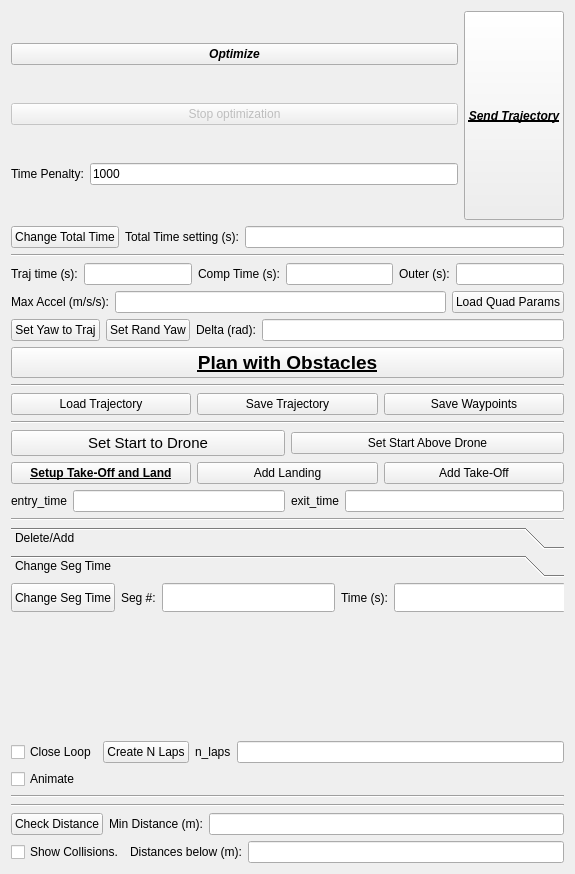
<?xml version="1.0" encoding="UTF-8"?>
<ui version="4.0">
 <class>Minsnap</class>
 <widget class="QWidget" name="Minsnap">
  <property name="geometry">
   <rect>
    <x>0</x>
    <y>0</y>
    <width>575</width>
    <height>874</height>
   </rect>
  </property>
  <property name="minimumSize">
   <size>
    <width>100</width>
    <height>100</height>
   </size>
  </property>
  <property name="windowTitle">
   <string>Form</string>
  </property>
  <layout class="QGridLayout" name="gridLayout">
   <item row="0" column="0">
    <layout class="QVBoxLayout" name="verticalLayout">
     <item>
      <layout class="QHBoxLayout" name="horizontalLayout_5">
       <item>
        <layout class="QVBoxLayout" name="verticalLayout_4">
         <item>
          <widget class="QPushButton" name="optimize_button">
           <property name="font">
            <font>
             <weight>75</weight>
             <italic>true</italic>
             <bold>true</bold>
            </font>
           </property>
           <property name="text">
            <string>Optimize</string>
           </property>
          </widget>
         </item>
         <item>
          <widget class="QPushButton" name="stop_optimize_button">
           <property name="enabled">
            <bool>false</bool>
           </property>
           <property name="text">
            <string>Stop optimization</string>
           </property>
          </widget>
         </item>
         <item>
          <layout class="QHBoxLayout" name="horizontalLayout_4">
           <item>
            <widget class="QLabel" name="label">
             <property name="text">
              <string>Time Penalty:</string>
             </property>
            </widget>
           </item>
           <item>
            <widget class="QLineEdit" name="time_penalty_line_edit">
             <property name="inputMask">
              <string/>
             </property>
             <property name="text">
              <string>1000</string>
             </property>
            </widget>
           </item>
          </layout>
         </item>
        </layout>
       </item>
       <item>
        <widget class="QPushButton" name="send_trajectory_button">
         <property name="sizePolicy">
          <sizepolicy hsizetype="Minimum" vsizetype="MinimumExpanding">
           <horstretch>0</horstretch>
           <verstretch>0</verstretch>
          </sizepolicy>
         </property>
         <property name="font">
          <font>
           <weight>75</weight>
           <italic>true</italic>
           <bold>true</bold>
           <underline>true</underline>
           <strikeout>false</strikeout>
          </font>
         </property>
         <property name="text">
          <string>Send Trajectory</string>
         </property>
        </widget>
       </item>
      </layout>
     </item>
     <item>
      <layout class="QHBoxLayout" name="horizontalLayout_25">
       <item>
        <widget class="QPushButton" name="change_total_time">
         <property name="text">
          <string>Change Total Time</string>
         </property>
        </widget>
       </item>
       <item>
        <widget class="QLabel" name="label_18">
         <property name="text">
          <string>Total Time setting (s):</string>
         </property>
        </widget>
       </item>
       <item>
        <widget class="QLineEdit" name="total_time_line_edit"/>
       </item>
      </layout>
     </item>
     <item>
      <widget class="Line" name="line_5">
       <property name="orientation">
        <enum>Qt::Horizontal</enum>
       </property>
      </widget>
     </item>
     <item>
      <layout class="QHBoxLayout" name="horizontalLayout_20">
       <item>
        <widget class="QLabel" name="label_13">
         <property name="text">
          <string>Traj time (s):</string>
         </property>
        </widget>
       </item>
       <item>
        <widget class="QLineEdit" name="traj_time_line_edit"/>
       </item>
       <item>
        <widget class="QLabel" name="label_14">
         <property name="text">
          <string>Comp Time (s):</string>
         </property>
        </widget>
       </item>
       <item>
        <widget class="QLineEdit" name="comp_time_line_edit"/>
       </item>
       <item>
        <widget class="QLabel" name="label_15">
         <property name="text">
          <string>Outer (s):</string>
         </property>
        </widget>
       </item>
       <item>
        <widget class="QLineEdit" name="outer_time_line_edit"/>
       </item>
      </layout>
     </item>
     <item>
      <layout class="QHBoxLayout" name="horizontalLayout_23">
       <item>
        <widget class="QLabel" name="label_17">
         <property name="text">
          <string>Max Accel (m/s/s):</string>
         </property>
        </widget>
       </item>
       <item>
        <widget class="QLineEdit" name="traj_accel_line_edit"/>
       </item>
       <item>
        <widget class="QPushButton" name="on_load_quad_params_button">
         <property name="text">
          <string>Load Quad Params</string>
         </property>
        </widget>
       </item>
      </layout>
     </item>
     <item>
      <layout class="QHBoxLayout" name="horizontalLayout_26">
       <item>
        <widget class="QPushButton" name="on_set_yaw_to_traj_button">
         <property name="text">
          <string>Set Yaw to Traj</string>
         </property>
        </widget>
       </item>
       <item>
        <widget class="QPushButton" name="set_yaw_to_rand_button">
         <property name="text">
          <string>Set Rand Yaw</string>
         </property>
        </widget>
       </item>
       <item>
        <widget class="QLabel" name="label_19">
         <property name="text">
          <string>Delta (rad):</string>
         </property>
        </widget>
       </item>
       <item>
        <widget class="QLineEdit" name="yaw_delta_line_edit"/>
       </item>
      </layout>
     </item>
     <item>
      <widget class="QPushButton" name="plan_with_obstacles_button">
       <property name="font">
        <font>
         <pointsize>14</pointsize>
         <weight>75</weight>
         <bold>true</bold>
         <underline>true</underline>
        </font>
       </property>
       <property name="text">
        <string>Plan with Obstacles</string>
       </property>
      </widget>
     </item>
     <item>
      <widget class="Line" name="line_4">
       <property name="orientation">
        <enum>Qt::Horizontal</enum>
       </property>
      </widget>
     </item>
     <item>
      <layout class="QHBoxLayout" name="horizontalLayout_24">
       <item>
        <widget class="QPushButton" name="load_trajectory_button">
         <property name="text">
          <string>Load Trajectory</string>
         </property>
        </widget>
       </item>
       <item>
        <widget class="QPushButton" name="save_trajectory_button">
         <property name="text">
          <string>Save Trajectory</string>
         </property>
        </widget>
       </item>
       <item>
        <widget class="QPushButton" name="save_waypoints_from_traj_button">
         <property name="text">
          <string>Save Waypoints</string>
         </property>
        </widget>
       </item>
      </layout>
     </item>
     <item>
      <widget class="Line" name="line_3">
       <property name="orientation">
        <enum>Qt::Horizontal</enum>
       </property>
      </widget>
     </item>
     <item>
      <layout class="QHBoxLayout" name="horizontalLayout_22">
       <item>
        <widget class="QPushButton" name="set_first_waypoint_to_drone_button">
         <property name="font">
          <font>
           <pointsize>11</pointsize>
          </font>
         </property>
         <property name="text">
          <string>Set Start to Drone</string>
         </property>
         <property name="checkable">
          <bool>false</bool>
         </property>
         <property name="autoDefault">
          <bool>false</bool>
         </property>
         <property name="default">
          <bool>false</bool>
         </property>
         <property name="flat">
          <bool>false</bool>
         </property>
        </widget>
       </item>
       <item>
        <widget class="QPushButton" name="set_first_waypoint_above_drone_button">
         <property name="text">
          <string>Set Start Above Drone</string>
         </property>
        </widget>
       </item>
      </layout>
     </item>
     <item>
      <layout class="QHBoxLayout" name="horizontalLayout_21">
       <item>
        <widget class="QPushButton" name="set_start_and_end">
         <property name="font">
          <font>
           <weight>75</weight>
           <bold>true</bold>
           <underline>true</underline>
          </font>
         </property>
         <property name="text">
          <string>Setup Take-Off and Land</string>
         </property>
        </widget>
       </item>
       <item>
        <widget class="QPushButton" name="add_landing_button">
         <property name="text">
          <string>Add Landing</string>
         </property>
        </widget>
       </item>
       <item>
        <widget class="QPushButton" name="add_takeoff_button">
         <property name="text">
          <string>Add Take-Off</string>
         </property>
        </widget>
       </item>
      </layout>
     </item>
     <item>
      <layout class="QHBoxLayout" name="horizontalLayout_10">
       <item>
        <layout class="QHBoxLayout" name="horizontalLayout_13">
         <item>
          <widget class="QLabel" name="label_8">
           <property name="text">
            <string>entry_time</string>
           </property>
          </widget>
         </item>
         <item>
          <widget class="QLineEdit" name="entry_time_line_edit"/>
         </item>
        </layout>
       </item>
       <item>
        <layout class="QHBoxLayout" name="horizontalLayout_14">
         <item>
          <widget class="QLabel" name="label_9">
           <property name="text">
            <string>exit_time</string>
           </property>
          </widget>
         </item>
         <item>
          <widget class="QLineEdit" name="exit_time_line_edit"/>
         </item>
        </layout>
       </item>
      </layout>
     </item>
     <item>
      <widget class="Line" name="line_2">
       <property name="orientation">
        <enum>Qt::Horizontal</enum>
       </property>
      </widget>
     </item>
     <item>
      <widget class="QToolBox" name="toolBox">
       <property name="sizePolicy">
        <sizepolicy hsizetype="MinimumExpanding" vsizetype="MinimumExpanding">
         <horstretch>0</horstretch>
         <verstretch>0</verstretch>
        </sizepolicy>
       </property>
       <property name="minimumSize">
        <size>
         <width>0</width>
         <height>10</height>
        </size>
       </property>
       <property name="currentIndex">
        <number>1</number>
       </property>
       <widget class="QWidget" name="page_4">
        <property name="geometry">
         <rect>
          <x>0</x>
          <y>0</y>
          <width>555</width>
          <height>112</height>
         </rect>
        </property>
        <attribute name="label">
         <string>Delete/Add</string>
        </attribute>
        <widget class="QWidget" name="layoutWidget">
         <property name="geometry">
          <rect>
           <x>10</x>
           <y>0</y>
           <width>555</width>
           <height>104</height>
          </rect>
         </property>
         <layout class="QVBoxLayout" name="verticalLayout_2">
          <item>
           <layout class="QHBoxLayout" name="horizontalLayout_9">
            <item>
             <layout class="QHBoxLayout" name="horizontalLayout">
              <item>
               <layout class="QVBoxLayout" name="verticalLayout_3">
                <item>
                 <widget class="QPushButton" name="delete_waypoint_button">
                  <property name="minimumSize">
                   <size>
                    <width>0</width>
                    <height>0</height>
                   </size>
                  </property>
                  <property name="text">
                   <string>Delete Waypoint</string>
                  </property>
                 </widget>
                </item>
                <item>
                 <widget class="QPushButton" name="add_waypoint_button">
                  <property name="text">
                   <string>Add Waypoint</string>
                  </property>
                 </widget>
                </item>
               </layout>
              </item>
              <item>
               <widget class="QLabel" name="label_2">
                <property name="text">
                 <string>index:</string>
                </property>
               </widget>
              </item>
              <item>
               <widget class="QLineEdit" name="index_line_edit"/>
              </item>
             </layout>
            </item>
           </layout>
          </item>
          <item>
           <layout class="QHBoxLayout" name="horizontalLayout_3">
            <item>
             <layout class="QHBoxLayout" name="horizontalLayout_7">
              <item>
               <widget class="QLabel" name="label_5">
                <property name="text">
                 <string>x:</string>
                </property>
               </widget>
              </item>
              <item>
               <widget class="QLineEdit" name="x_waypoint_line_edit"/>
              </item>
             </layout>
            </item>
            <item>
             <layout class="QHBoxLayout" name="horizontalLayout_2">
              <item>
               <widget class="QLabel" name="label_3">
                <property name="text">
                 <string>y:</string>
                </property>
               </widget>
              </item>
              <item>
               <widget class="QLineEdit" name="y_waypoint_line_edit"/>
              </item>
             </layout>
            </item>
            <item>
             <layout class="QHBoxLayout" name="horizontalLayout_8">
              <item>
               <layout class="QHBoxLayout" name="horizontalLayout_6">
                <item>
                 <widget class="QLabel" name="label_4">
                  <property name="text">
                   <string>z:</string>
                  </property>
                 </widget>
                </item>
                <item>
                 <widget class="QLineEdit" name="z_waypoint_line_edit"/>
                </item>
               </layout>
              </item>
              <item>
               <widget class="QLabel" name="label_6">
                <property name="text">
                 <string>yaw:</string>
                </property>
               </widget>
              </item>
              <item>
               <widget class="QLineEdit" name="yaw_waypoint_line_edit"/>
              </item>
             </layout>
            </item>
           </layout>
          </item>
         </layout>
        </widget>
       </widget>
       <widget class="QWidget" name="page_5">
        <property name="geometry">
         <rect>
          <x>0</x>
          <y>0</y>
          <width>555</width>
          <height>113</height>
         </rect>
        </property>
        <attribute name="label">
         <string>Change Seg Time</string>
        </attribute>
        <widget class="QWidget" name="layoutWidget_2">
         <property name="geometry">
          <rect>
           <x>0</x>
           <y>0</y>
           <width>555</width>
           <height>29</height>
          </rect>
         </property>
         <layout class="QHBoxLayout" name="horizontalLayout_18">
          <item>
           <widget class="QPushButton" name="change_segment_time">
            <property name="sizePolicy">
             <sizepolicy hsizetype="Minimum" vsizetype="MinimumExpanding">
              <horstretch>0</horstretch>
              <verstretch>0</verstretch>
             </sizepolicy>
            </property>
            <property name="minimumSize">
             <size>
              <width>0</width>
              <height>5</height>
             </size>
            </property>
            <property name="text">
             <string>Change Seg Time</string>
            </property>
           </widget>
          </item>
          <item>
           <widget class="QLabel" name="label_10">
            <property name="text">
             <string>Seg #:</string>
            </property>
           </widget>
          </item>
          <item>
           <widget class="QLineEdit" name="time_index_line_edit">
            <property name="sizePolicy">
             <sizepolicy hsizetype="Expanding" vsizetype="MinimumExpanding">
              <horstretch>0</horstretch>
              <verstretch>0</verstretch>
             </sizepolicy>
            </property>
           </widget>
          </item>
          <item>
           <widget class="QLabel" name="label_12">
            <property name="text">
             <string>Time (s):</string>
            </property>
           </widget>
          </item>
          <item>
           <widget class="QLineEdit" name="edit_time_line_edit">
            <property name="sizePolicy">
             <sizepolicy hsizetype="Expanding" vsizetype="MinimumExpanding">
              <horstretch>0</horstretch>
              <verstretch>0</verstretch>
             </sizepolicy>
            </property>
           </widget>
          </item>
         </layout>
        </widget>
       </widget>
      </widget>
     </item>
     <item>
      <layout class="QHBoxLayout" name="horizontalLayout_11">
       <item>
        <widget class="QCheckBox" name="close_loop_checkbox">
         <property name="text">
          <string>Close Loop</string>
         </property>
        </widget>
       </item>
       <item>
        <widget class="QPushButton" name="create_n_laps_button">
         <property name="text">
          <string>Create N Laps</string>
         </property>
        </widget>
       </item>
       <item>
        <layout class="QHBoxLayout" name="horizontalLayout_12">
         <item>
          <widget class="QLabel" name="label_7">
           <property name="text">
            <string>n_laps</string>
           </property>
          </widget>
         </item>
         <item>
          <widget class="QLineEdit" name="n_laps_line_edit"/>
         </item>
        </layout>
       </item>
      </layout>
     </item>
     <item>
      <widget class="QCheckBox" name="animate_checkbox">
       <property name="text">
        <string>Animate</string>
       </property>
      </widget>
     </item>
     <item>
      <widget class="Line" name="line_7">
       <property name="orientation">
        <enum>Qt::Horizontal</enum>
       </property>
      </widget>
     </item>
     <item>
      <widget class="Line" name="line_6">
       <property name="orientation">
        <enum>Qt::Horizontal</enum>
       </property>
      </widget>
     </item>
     <item>
      <layout class="QHBoxLayout" name="horizontalLayout_16"/>
     </item>
     <item>
      <layout class="QHBoxLayout" name="horizontalLayout_19">
       <item>
        <widget class="QPushButton" name="check_distance_button">
         <property name="text">
          <string>Check Distance</string>
         </property>
        </widget>
       </item>
       <item>
        <widget class="QLabel" name="label_16">
         <property name="text">
          <string>Min Distance (m):</string>
         </property>
        </widget>
       </item>
       <item>
        <widget class="QLineEdit" name="traj_dist_line_edit"/>
       </item>
      </layout>
     </item>
     <item>
      <layout class="QHBoxLayout" name="horizontalLayout_17">
       <item>
        <widget class="QCheckBox" name="show_collision_checkbox">
         <property name="text">
          <string>Show Collisions.</string>
         </property>
        </widget>
       </item>
       <item>
        <widget class="QLabel" name="label_11">
         <property name="text">
          <string>Distances below (m):</string>
         </property>
        </widget>
       </item>
       <item>
        <widget class="QLineEdit" name="collide_sphere_val_line_edit"/>
       </item>
      </layout>
     </item>
     <item>
      <layout class="QHBoxLayout" name="horizontalLayout_15"/>
     </item>
    </layout>
   </item>
  </layout>
 </widget>
 <resources/>
 <connections/>
</ui>
